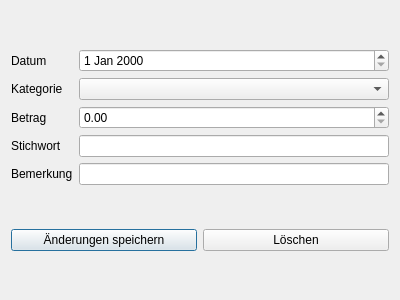
<?xml version="1.0" encoding="UTF-8"?>
<ui version="4.0">
 <class>Dialog</class>
 <widget class="QDialog" name="Dialog">
  <property name="geometry">
   <rect>
    <x>0</x>
    <y>0</y>
    <width>400</width>
    <height>300</height>
   </rect>
  </property>
  <property name="windowTitle">
   <string>Dialog</string>
  </property>
  <layout class="QGridLayout" name="gridLayout_2">
   <item row="0" column="0">
    <layout class="QGridLayout" name="gridLayout">
     <item row="1" column="0">
      <widget class="QLabel" name="label_2">
       <property name="text">
        <string>Kategorie</string>
       </property>
      </widget>
     </item>
     <item row="0" column="0">
      <widget class="QLabel" name="label">
       <property name="text">
        <string>Datum</string>
       </property>
      </widget>
     </item>
     <item row="4" column="0">
      <widget class="QLabel" name="label_5">
       <property name="text">
        <string>Bemerkung</string>
       </property>
      </widget>
     </item>
     <item row="2" column="0">
      <widget class="QLabel" name="label_3">
       <property name="text">
        <string>Betrag</string>
       </property>
      </widget>
     </item>
     <item row="3" column="0">
      <widget class="QLabel" name="label_4">
       <property name="text">
        <string>Stichwort</string>
       </property>
      </widget>
     </item>
     <item row="0" column="1">
      <widget class="QDateEdit" name="dateEdit"/>
     </item>
     <item row="1" column="1">
      <widget class="QComboBox" name="comboBoxCategory"/>
     </item>
     <item row="2" column="1">
      <widget class="QDoubleSpinBox" name="doubleSpinBoxAmount">
       <property name="maximum">
        <double>9999999999999.000000000000000</double>
       </property>
      </widget>
     </item>
     <item row="3" column="1">
      <widget class="QLineEdit" name="lineEditCue"/>
     </item>
     <item row="4" column="1">
      <widget class="QLineEdit" name="lineEditRemark"/>
     </item>
    </layout>
   </item>
   <item row="1" column="0">
    <layout class="QHBoxLayout" name="horizontalLayout">
     <item>
      <widget class="QPushButton" name="btn_save">
       <property name="text">
        <string>Änderungen speichern</string>
       </property>
      </widget>
     </item>
     <item>
      <widget class="QPushButton" name="btn_delete">
       <property name="text">
        <string>Löschen</string>
       </property>
      </widget>
     </item>
    </layout>
   </item>
  </layout>
 </widget>
 <resources/>
 <connections/>
</ui>
